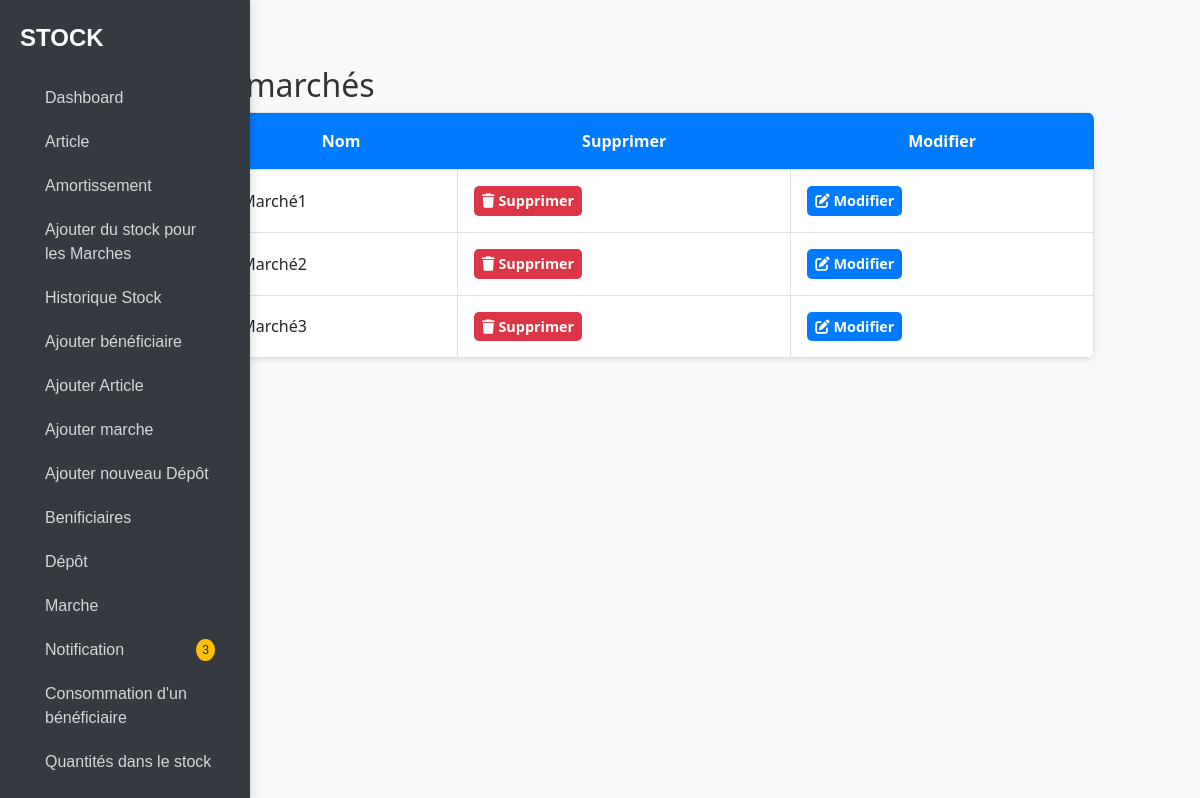
/inventory_V10/marche.php (signed in), run on the app's committed database.
### tables this page shows
CREATE TABLE IF NOT EXISTS `bc_marche` (
  `idMarche` int NOT NULL AUTO_INCREMENT,
  `NomMarche` varchar(225) NOT NULL,
  PRIMARY KEY (`idMarche`)
);

### inventory_V10/marche.php (the view, shortened to what this page needs)
<?php
include "connection.php";
?>
<!DOCTYPE html>
<html lang="en">
<head>
  <link rel="stylesheet" href="https://cdn.jsdelivr.net/npm/bootstrap@5.3.0-alpha1/dist/css/bootstrap.min.css">
  <link rel="stylesheet" href="https://cdnjs.cloudflare.com/ajax/libs/font-awesome/6.2.0/css/all.min.css">
</head>
<body>
  <div class="container">
    <?php include "nav.php"; ?>  <div class="col-md-10">  <div class="px-md-5">
        <h2>Liste des marchés</h2>
        <?php
          $sql = 'SELECT * FROM `bc_marche`';
          $stmt = $conn->prepare($sql);
          $stmt->execute();
          if ($stmt->rowCount() > 0) {
        ?>
        <table class="table table-bordered table-hover">
          <thead>
            <tr>
              <th>ID</th>
              <th>Nom</th>
              <th>Supprimer</th>
              <th>Modifier</th>
            </tr>
          </thead>
          <tbody>
            <?php
              $resultat = $stmt->fetchAll(PDO::FETCH_ASSOC);
              foreach ($resultat as $row) {
            ?>
            <tr>
              <td><?php echo $row['idMarche']; ?></td>
              <td><?php echo $row['NomMarche']; ?></td>
              <td>
                <a href="supprimer_marche.php?id=<?php echo $row['idMarche'] ?>" class="btn btn-danger btn-sm">
                  <i class="fas fa-trash"></i> Supprimer
                </a>
              </td>
              <td>
                <a href="modifier__marche.php?id=<?php echo $row['idMarche'] ?>" class="btn btn-primary btn-sm">
                  <i class="fas fa-edit"></i> Modifier
                </a>
              </td>
            </tr>
            <?php
              }
            ?>
          </tbody>
        </table>
        <?php
          } else {
            echo "Aucun article trouvé dans la base de données.";
          }
        ?>
      </div>
    </div>
  </div>
</body>
</html>

### inventory_V10/marche.php (style rules this page uses)
body { font-family: 'Segoe UI', Tahoma, Geneva, Verdana, sans-serif; background-color: #f8f9fa; color: #333; }
.container { margin-top: 50px; }
.table { border-radius: 8px; overflow: hidden; box-shadow: 0 2px 5px rgba(0, 0, 0, 0.1); width: 100%; background-color: #fff; }
.table thead th { background-color: #007bff; color: #fff; font-weight: bold; vertical-align: middle; border: none; text-align: center; padding: 1rem; }
.table td, .table th { vertical-align: middle; border-top: 1px solid #dee2e6; text-align: left; padding: 1rem; }
.table tbody tr:nth-child(even) { background-color: #f3f4f6; }
.table tbody tr:nth-child(odd) { background-color: #fff; }
.btn { font-weight: bold; font-size: 0.9rem; border-radius: 5px; transition: all 0.3s ease; border: none; }
.btn-danger { background-color: #dc3545; }
.btn-primary { background-color: #007bff; }
@media (min-width: 768px) { .container { display: flex; flex-direction: row; } }
@media (min-width: 768px) { .col-md-10 { flex: 1 1 auto; padding: 1rem; } }

### data on the page
bc_marche: NomMarche "Marché1"
bc_marche: NomMarche "Marché2"
bc_marche: NomMarche "Marché3"

### other printed values
$notification_count "3"
